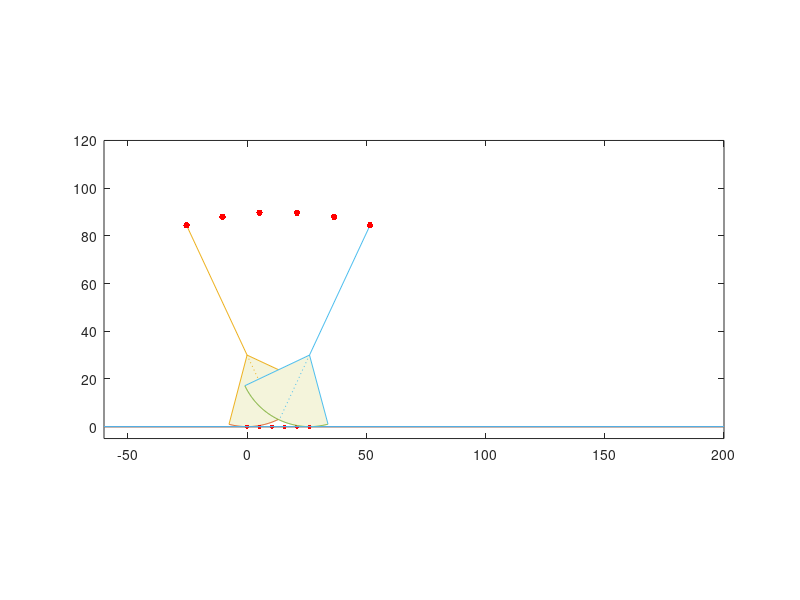

Source code (MATLAB):
%% Opdracht 5
% Het onderstaande programma in de functie genaamd opdracht_5 heb jij
% gekregen van een medestudent. Die student heeft het programma van Aad
% gekregen en aangepast, maar tijdens het aanpassen zijn er fouten in het
% programma geslopen.
%
% Het is jouw taak om alle fouten uit het programma te verwijderen. Als je
% twijfelt over een mogelijke programmeerfout, neem dan aan dat het code
% commentaar correct is.
%
% LET OP: Je moet de code aanpassen om fouten te verwijderen. Enkel foute
% code verwijderen gaat niet werken. Je moet code verbeteren.
% 
% Je hebt het goed gedaan wanneer je een animatie in een figure krijgt te 
% zien. 


function [x,stap,model,T1,derdeElementT1] = opdracht_5()
%% ---------------- Programma ------------------ %%
% Dit script geeft je een basale bouwsteen voor een verder zelf te bouwen
% model van de rocker shoe. In deze kale vorm heeft het model (in wording)
% slechts input parameters (straal, booghoek, tophoek en beenlengte) maar
% genereert het geen output. Met andere woorden de effecten van wijzigingen
% van de inputparameters op het gedrag van het model worden niet berekend.
% Het model doorloopt ook nog geen bipedale fase.
% de keuze van die output parameters en de daarvoor benodigde berekeningen
% moeten door de projectgroep zelf worden toegevoegd aan dit script.
% bestudeer voor het formuleren van de relevante output de  in het introductie
% college genoemde literatuur.
% In het script worden rotatiematrices en translatievectoren gebruikt. In de
% lessen biokinematica van Herre Faber wordt de bijbehorende theorie verder toegelicht
% veel succes met het project
% Daphne  wezenberg en Aad Lagerberg
% versie 1.00 november 2015
% gemaakt door A.Lagerberg

close all
% INPUTS
r =30; % straal van de rockervoet. Maak de straal 0 en je krijgt een model zonder rocker
tophoek = 50; % tophoek tussen de benen
numsteps = 5; % aantal animatie stappen
booghoek = 80; %  cirkelsegment van de rockervoet moet minimaal gelijk zijn aan de tophoek
beenlengte= 90; % spreekt voor zich
time = 0.01; % Pauseduur in de animatie

% BEREKENINGEN
x = 0; %startpositie (x coordinaat centrum cirkelsegment) %% !!
y =0; % startpositie (y coordinaat centrum cirkelsegment)
%model rechtop tekenen
starthoek = -((180-booghoek)/2); % starthoek cirkelsegment
eindhoek = (starthoek-booghoek);
starthoek = starthoek*(pi/180);
eindhoek = eindhoek*(pi/180);
stap = (tophoek/numsteps); %   %%!!
stap = stap*(pi/180);
tophoek = tophoek*(pi/180);
booghoek = booghoek*(pi/180);
booglengte = tophoek*r;
stapboog = stap*r; % afgelegde weg op profiel en onderlaag per stap
ang=starthoek:-0.01:eindhoek;
% punten berekenen in rechtopstaande positie vh model
xp= x+r*cos(ang); % x coordinaten van het profiel
yp=y+r*sin(ang); % y coordinaten van het profiel
xendoffoot = x; %snijpunt van been met profiel
yendoffoot = y-r;
xheup = x ;
yheup = beenlengte-r;
% alle punten die samen het model vormen in een matrix stoppen
model(1,:)= [xp x xendoffoot xheup];
% maak een vector aan:
model(2,:) = [yp y yendoffoot yheup]; %%!!

% dan linksom roteren over halve tophoek
starthoek = (tophoek/2);
% de rotatiematrix maken zie: https://nl.wikipedia.org/wiki/Rotatiematrix
Rm = [cos(starthoek) -sin(starthoek);sin(starthoek) cos(starthoek)];
model = Rm*model;
% model animeren
Rstapm =  [cos(-stap) -sin(-stap);sin(-stap) cos(-stap)];
for i =1:numsteps+1
    model(:,:,i+1) = Rstapm*model(:,:,i);
end

% nu hebben we dus een serie  modellen die elk een staphoek verder
% rechtsom geroteerd staan maar nog allemaal om de oorsprong draaien

% model naar juiste positie in de animatie transleren
% het eerste middelpunt moet naar x = 0 y= r
% daarna steeds in x richting een stapboog verder op de x as
T1(1:2,numsteps+1) = zeros; %lege matrix maken
T1(2,:) = r;                    %%!!
for i = 1:numsteps
    T1(1,i+1) = T1(1,i)+stapboog;
end
% Toepassen op het model
for i =1:numsteps+1
    model(1,:,i) = T1(1,i)+model(1,:,i);
    model(2,:,i) = T1(2,i)+model(2,:,i);
end

% hier pak je het derde element van de eerste rij van T1 
derdeElementT1 = T1(1,3)            %%!!

%  De animatie plotten
figure('units','normalized','outerposition',[0 0 1 1],'Name', ' Rocker Animation ');
axis ([-60 200 -5 120])
for i = 1:numsteps+1
    eop = length(model)-3;% bepalen van end of profile coordinaten in het model (de lengte varieert obv de gekozen booghoek)
    hArea =(area([model(1,eop+1,i) model(1,1:eop+1,i)],[model(2,eop+1,i) model(2,1:eop+1,i)],'FaceColor',[0.9583  0.9583  0.8594],'EdgeColor','none'));
    hold on
    hLine(1)=(plot(model(1,1:eop,i),model(2,1:eop,i)));
    hLine(2)=(line([model(1,eop+1,i) model(1,eop,i)],[model(2,eop+1,i) model(2,eop,i)]));
    hLine(3)=(line([model(1,eop+1,i) model(1,1,i)],[model(2,eop+1,i) model(2,1,i)]));
    hLine(4)=(line([model(1,eop+1,i) model(1,eop+2,i)],[model(2,eop+1,i) model(2,eop+2,i)],'Linestyle',':'));
    hLine(5)=(line([model(1,eop+1,i) model(1,eop+3,i)],[model(2,eop+1,i) model(2,eop+3,i)]));
    hPoint(1) =(plot(model(1,eop+1,i), 0, '.r', 'MarkerSize',10));% contactpunt
    hPoint(2)=(plot(model(1,eop+3,i),model(2,eop+3,i), '.r', 'MarkerSize',15)); % heuppositie
    axis equal
    line([-60 200],[0 0])
    axis([-60 200 -5 120])
    pause(time)
    if i > 1 && i <numsteps+1 % eerste en laatste positie niet wissen in de plot
        delete(hLine)
        delete(hArea)        
    end
end

end%function


